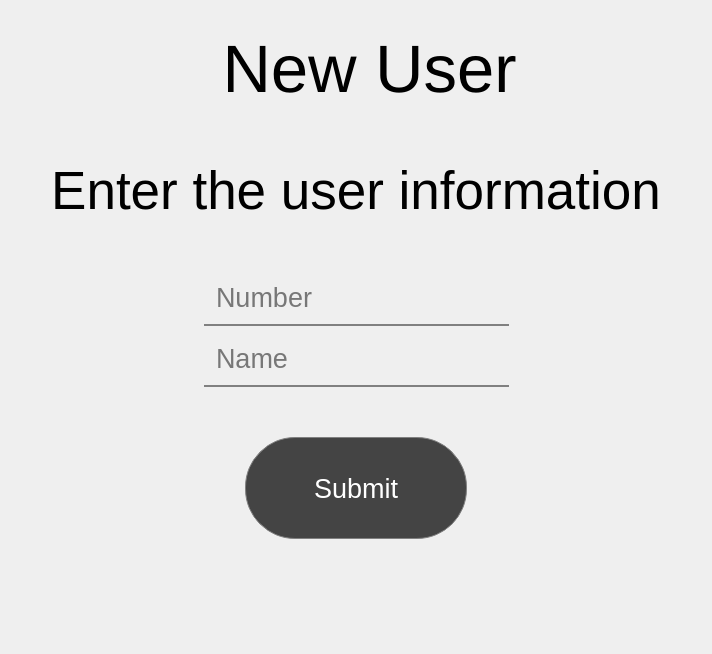
      <widget class="QWidget" name="newUserPage">
       <property name="font">
        <font>
         <pointsize>14</pointsize>
        </font>
       </property>
       <layout class="QVBoxLayout" name="verticalLayout_9">
        <item>
         <layout class="QVBoxLayout" name="verticalLayout_10" stretch="1,4,1">
          <property name="bottomMargin">
           <number>0</number>
          </property>
          <item>
           <layout class="QVBoxLayout" name="verticalLayout_11">
            <item>
             <layout class="QHBoxLayout" name="horizontalLayout_16">
              <property name="leftMargin">
               <number>20</number>
              </property>
              <property name="topMargin">
               <number>20</number>
              </property>
              <item>
               <layout class="QHBoxLayout" name="horizontalLayout_37">
                <property name="leftMargin">
                 <number>0</number>
                </property>
                <item>
                 <widget class="QPushButton" name="btnBackNewSession">
                  <property name="font">
                   <font>
                    <family>Arial</family>
                    <pointsize>13</pointsize>
                   </font>
                  </property>
                  <property name="styleSheet">
                   <string notr="true">QPushButton {
outline:0;
border-radius:50px;
}
QPushButton:hover:!pressed{
border:3px solid white;
}
QPushButton:pressed{
border:3px solid red;
}
</string>
                  </property>
                  <property name="text">
                   <string/>
                  </property>
                  <property name="icon">
                   <iconset>
                    <normaloff>images/back.png</normaloff>images/back.png</iconset>
                  </property>
                  <property name="iconSize">
                   <size>
                    <width>100</width>
                    <height>100</height>
                   </size>
                  </property>
                 </widget>
                </item>
                <item>
                 <spacer name="horizontalSpacer_15">
                  <property name="orientation">
                   <enum>Qt::Horizontal</enum>
                  </property>
                  <property name="sizeHint" stdset="0">
                   <size>
                    <width>40</width>
                    <height>20</height>
                   </size>
                  </property>
                 </spacer>
                </item>
               </layout>
              </item>
              <item>
               <widget class="QLabel" name="lblHeaderNewUser">
                <property name="font">
                 <font>
                  <family>Arial</family>
                  <pointsize>50</pointsize>
                 </font>
                </property>
                <property name="text">
                 <string>New User</string>
                </property>
                <property name="alignment">
                 <set>Qt::AlignCenter</set>
                </property>
               </widget>
              </item>
              <item>
               <spacer name="horizontalSpacer_48">
                <property name="orientation">
                 <enum>Qt::Horizontal</enum>
                </property>
                <property name="sizeHint" stdset="0">
                 <size>
                  <width>40</width>
                  <height>20</height>
                 </size>
                </property>
               </spacer>
              </item>
             </layout>
            </item>
            <item>
             <spacer name="verticalSpacer_5">
              <property name="orientation">
               <enum>Qt::Vertical</enum>
              </property>
              <property name="sizeHint" stdset="0">
               <size>
                <width>20</width>
                <height>40</height>
               </size>
              </property>
             </spacer>
            </item>
           </layout>
          </item>
          <item>
           <layout class="QHBoxLayout" name="horizontalLayout_3" stretch="2,6,2">
            <property name="leftMargin">
             <number>0</number>
            </property>
            <property name="topMargin">
             <number>0</number>
            </property>
            <property name="rightMargin">
             <number>0</number>
            </property>
            <item>
             <spacer name="horizontalSpacer_6">
              <property name="orientation">
               <enum>Qt::Horizontal</enum>
              </property>
              <property name="sizeHint" stdset="0">
               <size>
                <width>40</width>
                <height>20</height>
               </size>
              </property>
             </spacer>
            </item>
            <item>
             <layout class="QVBoxLayout" name="verticalLayout_22" stretch="0,1,1,2,1,1">
              <property name="topMargin">
               <number>0</number>
              </property>
              <property name="rightMargin">
               <number>0</number>
              </property>
              <property name="bottomMargin">
               <number>0</number>
              </property>
              <item>
               <spacer name="verticalSpacer_25">
                <property name="orientation">
                 <enum>Qt::Vertical</enum>
                </property>
                <property name="sizeHint" stdset="0">
                 <size>
                  <width>20</width>
                  <height>40</height>
                 </size>
                </property>
               </spacer>
              </item>
              <item>
               <widget class="QLabel" name="lblEnterUserInfo">
                <property name="font">
                 <font>
                  <family>Arial</family>
                  <pointsize>40</pointsize>
                 </font>
                </property>
                <property name="text">
                 <string>Enter the user information</string>
                </property>
                <property name="alignment">
                 <set>Qt::AlignCenter</set>
                </property>
               </widget>
              </item>
              <item>
               <spacer name="verticalSpacer_8">
                <property name="orientation">
                 <enum>Qt::Vertical</enum>
                </property>
                <property name="sizeHint" stdset="0">
                 <size>
                  <width>20</width>
                  <height>40</height>
                 </size>
                </property>
               </spacer>
              </item>
              <item>
               <layout class="QGridLayout" name="gridLayout_7" columnstretch="1,2,1">
                <property name="topMargin">
                 <number>0</number>
                </property>
                <item row="0" column="0">
                 <spacer name="horizontalSpacer_114">
                  <property name="orientation">
                   <enum>Qt::Horizontal</enum>
                  </property>
                  <property name="sizeHint" stdset="0">
                   <size>
                    <width>40</width>
                    <height>20</height>
                   </size>
                  </property>
                 </spacer>
                </item>
                <item row="0" column="1">
                 <widget class="LineEdit" name="txtNumberSubmit">
                  <property name="font">
                   <font>
                    <family>Arial</family>
                    <pointsize>20</pointsize>
                   </font>
                  </property>
                  <property name="styleSheet">
                   <string notr="true">QLineEdit{
border-radius:0px;
border-top:0px;
border-left:0px;
border-right:0px;
border-bottom:2px solid gray;
padding:10px 10px 10px 10px;
background: transparent;
}
QLineEdit:focus{
border-bottom:2px solid white;
}</string>
                  </property>
                  <property name="placeholderText">
                   <string>Number</string>
                  </property>
                  <property name="clearButtonEnabled">
                   <bool>false</bool>
                  </property>
                 </widget>
                </item>
                <item row="2" column="1">
                 <widget class="LineEdit" name="txtNameSubmit">
                  <property name="font">
                   <font>
                    <family>Arial</family>
                    <pointsize>20</pointsize>
                   </font>
                  </property>
                  <property name="styleSheet">
                   <string notr="true">QLineEdit{
border-radius:0px;
border-top:0px;
border-left:0px;
border-right:0px;
border-bottom:2px solid gray;
padding:10px 10px 10px 10px;
background: transparent;
}
QLineEdit:focus{
border-bottom:2px solid white;
}</string>
                  </property>
                  <property name="placeholderText">
                   <string>Name</string>
                  </property>
                  <property name="clearButtonEnabled">
                   <bool>false</bool>
                  </property>
                 </widget>
                </item>
                <item row="1" column="1">
                 <spacer name="verticalSpacer_7">
                  <property name="orientation">
                   <enum>Qt::Vertical</enum>
                  </property>
                  <property name="sizeHint" stdset="0">
                   <size>
                    <width>20</width>
                    <height>40</height>
                   </size>
                  </property>
                 </spacer>
                </item>
                <item row="0" column="2">
                 <spacer name="horizontalSpacer_115">
                  <property name="orientation">
                   <enum>Qt::Horizontal</enum>
                  </property>
                  <property name="sizeHint" stdset="0">
                   <size>
                    <width>40</width>
                    <height>20</height>
                   </size>
                  </property>
                 </spacer>
                </item>
               </layout>
              </item>
              <item>
               <spacer name="verticalSpacer_15">
                <property name="orientation">
                 <enum>Qt::Vertical</enum>
                </property>
                <property name="sizeHint" stdset="0">
                 <size>
                  <width>20</width>
                  <height>40</height>
                 </size>
                </property>
               </spacer>
              </item>
              <item>
               <layout class="QHBoxLayout" name="horizontalLayout_4">
                <property name="topMargin">
                 <number>0</number>
                </property>
                <item>
                 <spacer name="horizontalSpacer_13">
                  <property name="orientation">
                   <enum>Qt::Horizontal</enum>
                  </property>
                  <property name="sizeHint" stdset="0">
                   <size>
                    <width>40</width>
                    <height>20</height>
                   </size>
                  </property>
                 </spacer>
                </item>
                <item>
                 <widget class="QPushButton" name="btnSubmit">
                  <property name="font">
                   <font>
                    <family>Arial</family>
                    <pointsize>20</pointsize>
                   </font>
                  </property>
                  <property name="styleSheet">
                   <string notr="true">QPushButton {
background-color: rgb(68, 68, 68);
min-width: 220px;
min-height: 100px;
border-radius: 50px;
border: 1px solid gray;
margin: 0 5px 0 5px;
outline:0;
color:white;
}
QPushButton:hover:!pressed{
background-color:rgb(77, 77, 77);
border: 1px solid white;
}</string>
                  </property>
                  <property name="text">
                   <string>Submit</string>
                  </property>
                 </widget>
                </item>
                <item>
                 <spacer name="horizontalSpacer_14">
                  <property name="orientation">
                   <enum>Qt::Horizontal</enum>
                  </property>
                  <property name="sizeHint" stdset="0">
                   <size>
                    <width>40</width>
                    <height>20</height>
                   </size>
                  </property>
                 </spacer>
                </item>
               </layout>
              </item>
             </layout>
            </item>
            <item>
             <spacer name="horizontalSpacer_7">
              <property name="orientation">
               <enum>Qt::Horizontal</enum>
              </property>
              <property name="sizeHint" stdset="0">
               <size>
                <width>40</width>
                <height>20</height>
               </size>
              </property>
             </spacer>
            </item>
           </layout>
          </item>
          <item>
           <layout class="QVBoxLayout" name="verticalLayout_23">
            <item>
             <spacer name="verticalSpacer_6">
              <property name="orientation">
               <enum>Qt::Vertical</enum>
              </property>
              <property name="sizeHint" stdset="0">
               <size>
                <width>20</width>
                <height>40</height>
               </size>
              </property>
             </spacer>
            </item>
           </layout>
          </item>
         </layout>
        </item>
       </layout>
      </widget>
